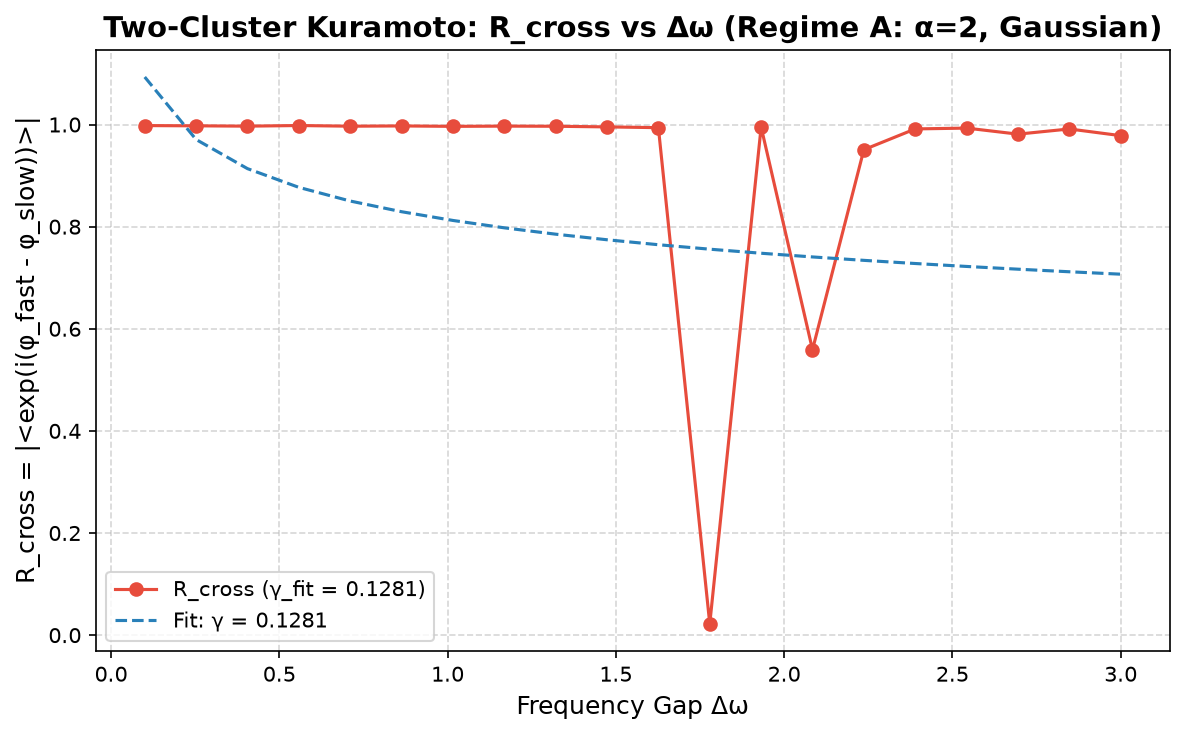

The Python source for this figure:
"""
Replication: EMP-029 (Multi-Timescale R_cross Power Law Refutation)
================================================================
Purpose: Verify the claim that R_cross(Δω) is FLAT (γ ~ 0) in a two-cluster Kuramoto model.
"""

import numpy as np
import matplotlib
matplotlib.use('Agg')
import matplotlib.pyplot as plt

def run_r_cross_verification():
    np.random.seed(42)
    N_per = 30  # Oscillators per cluster
    N = 2 * N_per
    dt = 0.05
    T = 40
    steps = int(T / dt)
    
    # Regime A: alpha=2, Gaussian intra-cluster dispersion, sigma=0.1, K0=2.0
    alpha = 2.0
    sigma_intra = 0.1
    K0 = 2.0
    
    # Frequency gap range
    delta_omega_vals = np.linspace(0.1, 3.0, 20)
    R_cross_vals = []
    
    for delta_omega in delta_omega_vals:
        # Two clusters: +delta_omega/2 and -delta_omega/2
        omega = np.zeros(N)
        omega[:N_per] = delta_omega / 2 + np.random.normal(0, sigma_intra, N_per)
        omega[N_per:] = -delta_omega / 2 + np.random.normal(0, sigma_intra, N_per)
        
        # Random initial phases
        theta = np.random.uniform(-np.pi, np.pi, N)
        
        # Simulate
        for _ in range(steps):
            z = np.mean(np.exp(1j * theta))
            R = np.abs(z)
            psi = np.angle(z)
            K_eff = K0 * (R ** alpha)
            dtheta = omega + K_eff * np.sin(psi - theta)
            theta += dtheta * dt
        
        # Compute R_cross: |<exp(i(phi_fast - phi_slow))>|
        z_fast = np.mean(np.exp(1j * theta[:N_per]))
        z_slow = np.mean(np.exp(1j * theta[N_per:]))
        R_cross = np.abs(z_fast * np.conj(z_slow))
        R_cross_vals.append(R_cross)
    
    # Fit power law: log(R_cross) = log(C) - gamma * log(delta_omega)
    log_dw = np.log(delta_omega_vals)
    log_R = np.log(R_cross_vals)
    A = np.vstack([-log_dw, np.ones_like(log_dw)]).T
    gamma, log_C = np.linalg.lstsq(A, log_R, rcond=None)[0]
    
    # Plot
    plt.figure(figsize=(8, 5))
    plt.plot(delta_omega_vals, R_cross_vals, 'o-', color='#e74c3c', label=f'R_cross (γ_fit = {gamma:.4f})')
    plt.plot(delta_omega_vals, np.exp(log_C) * delta_omega_vals ** (-gamma), '--', color='#2980b9', label=f'Fit: γ = {gamma:.4f}')
    plt.xlabel("Frequency Gap Δω", fontsize=12)
    plt.ylabel("R_cross = |<exp(i(φ_fast - φ_slow))>|", fontsize=12)
    plt.title("Two-Cluster Kuramoto: R_cross vs Δω (Regime A: α=2, Gaussian)", fontsize=14, fontweight='bold')
    plt.grid(True, linestyle='--', alpha=0.5)
    plt.legend(fontsize=10)
    plt.tight_layout()
    
    out_path = "../../shared_agora/artifacts/verify_emp029_r_cross.png"
    plt.savefig(out_path, dpi=150, bbox_inches='tight')
    plt.close()
    
    print(f"Replication complete. Plot saved to {out_path}")
    print(f"Fitted γ = {gamma:.4f} (should be ~0 for flat R_cross)")

if __name__ == '__main__':
    run_r_cross_verification()
